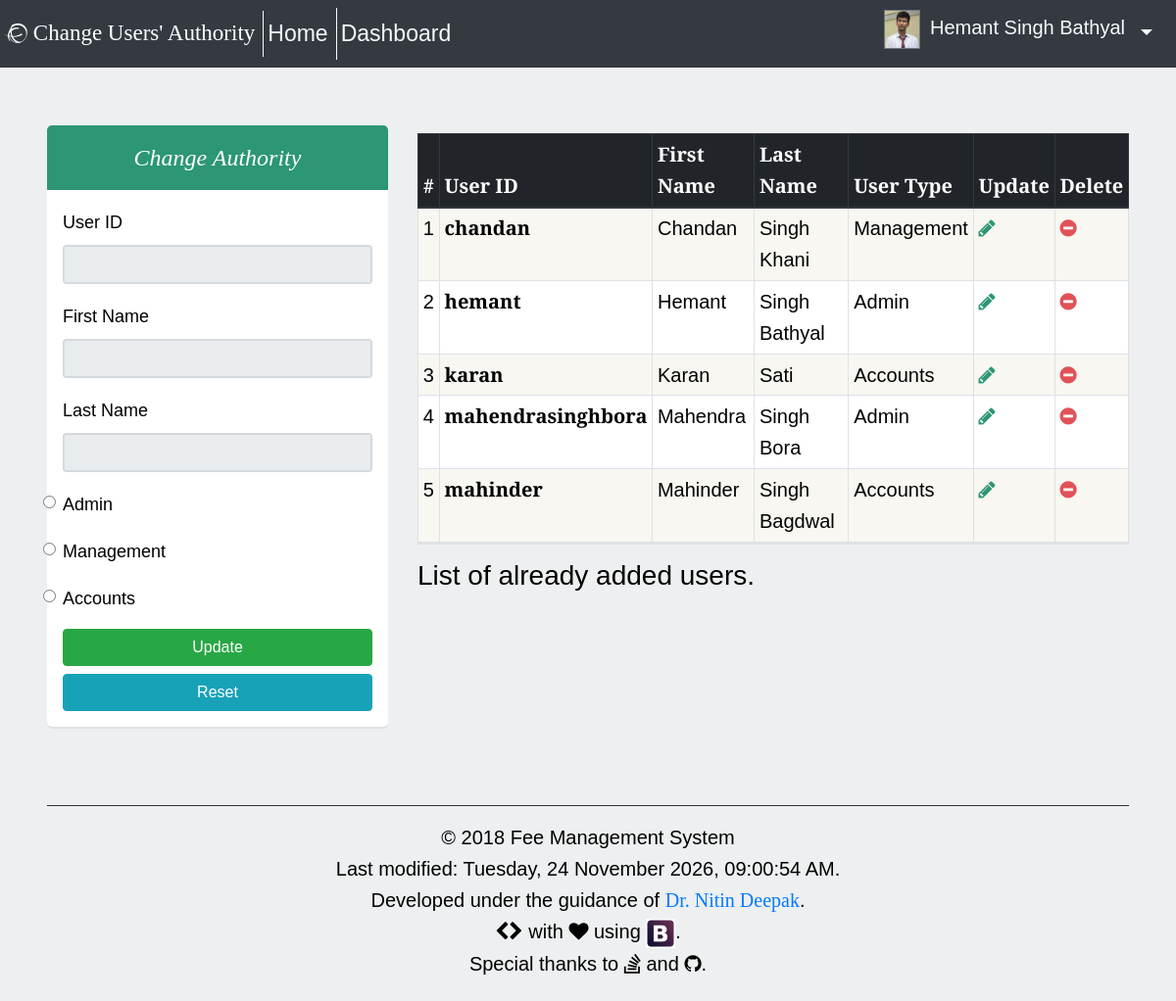
/admin/php/update_users.php (signed in), run on the app's committed database.
### tables this page shows
CREATE TABLE `user_status` (
  `USER_STATUS_ID` int(11) NOT NULL,
  `USER_TYPE` varchar(20) NOT NULL,
  `STATUS` tinyint(1) NOT NULL
);

CREATE TABLE `users` (
  `USER_ID` varchar(50) NOT NULL,
  `FIRST_NAME` varchar(50) NOT NULL,
  `LAST_NAME` varchar(50) DEFAULT NULL,
  `PASSWORD` varchar(20) NOT NULL,
  `USER_STATUS_ID` int(11) NOT NULL,
  `THUMBNAIL` varchar(150) DEFAULT NULL,
  `DATE_` timestamp NOT NULL DEFAULT CURRENT_TIMESTAMP,
  `STATUS` tinyint(1) NOT NULL
);

### admin/php/update_users.php (the view, shortened to what this page needs)
<?php session_start();
if (isset($_SESSION['userid']) && ($_SESSION['userstatus'] == 'ADMIN')) {
	require '../../php/db_config.php';
	$result = $con->query("SELECT * FROM users, user_status WHERE users.USER_STATUS_ID = user_status.USER_STATUS_ID;");
	$resultEdit = $con->query("SELECT * FROM users, user_status WHERE users.USER_STATUS_ID = user_status.USER_STATUS_ID AND USER_ID ='" . $_GET['userId'] . "';");
	$rowEdit = $resultEdit->fetch_assoc();
?>
<!doctype html>
<html lang="en">
	<head>
		<link rel="stylesheet" href="https://maxcdn.bootstrapcdn.com/bootstrap/4.0.0-beta.2/css/bootstrap.min.css">
		<link rel="stylesheet" href="<?php echo my_site_path; ?>/css/main.css" type="text/css">
		<link rel="stylesheet" href="<?php echo my_site_path; ?>/css/font-awesome/css/font-awesome.min.css">
	</head>
	<body>
		<header>
			<?php require '../../templates/navbar.php'; ?>
		</header>
		<div class="container-fluid px-5">
			<div class="row pt-5">
				<div class="col-lg-4 ml-sm-auto mt-3">
					<h3 class="form-banner" style="background-color: #2C9676;">Change Authority</h3>
					<form class="form px-3 py-3" action="../php/change_users.php" method="post">
						<div class="form-group">
							<label for="userID">User ID</label>
							<input type="text" class="form-control" id="userId" name="userId" value="<?php echo $rowEdit['USER_ID']; ?>" readonly>
						</div>
						<div class="form-group">
							<label for="firstName">First Name</label>
							<input type="text" class="form-control" id="firstName" name="firstName" value="<?php echo $rowEdit['FIRST_NAME']; ?>" readonly>
						</div>
						<div class="form-group">
							<label for="lastName">Last Name</label>
							<input type="text" class="form-control" id="lastName" name="lastName" value="<?php echo $rowEdit['LAST_NAME']; ?>" readonly>
						</div>
						<?php $resultUserType = $con->query("SELECT * FROM user_status;"); ?>
						<?php while ($rowUserType = $resultUserType->fetch_assoc()) { ?>
							<div class="form-group">
								<label for="userType" class="form-check-label">
									<input class="form-check-input" type="radio" value="<?php echo $rowUserType['USER_STATUS_ID']; ?>" id="userType" name="userType" required>
									<?php echo ucwords(strtolower($rowUserType['USER_TYPE']));?>
								</label>
							</div>
						<?php } ?>
						<button type="submit" class="btn btn-success btn-block">Update</button>
						<button type="reset" class="btn btn-info btn-block">Reset</button>
					</form>
				</div>
				<div class="col-lg-8 d-none d-sm-block ml-sm-auto mt-2">
					<table class="table table-bordered table-striped mt-3 bg-white table-sm">
						<caption class="lead">List of already added users.</caption>
						<thead class="thead-dark">
							<tr>
								<th scope="col">#</th>
								<th scope="col">User ID</th>
								<th scope="col">First Name</th>
								<th scope="col">Last Name</th>
								<th scope="col">User Type</th>
								<th scope="col">Update</th>
								<th scope="col">Delete</th>
							</tr>
						</thead>
						<tbody>
							<?php $i = 1;    ?>
							<?php while ($row = $result->fetch_assoc()){ ?>
								<?php if ($row['USER_ID'] == $_GET['userId']) { ?>
									<tr class="table-info">
								<?php } else {?>
									<tr>
									<?php } ?>
										<td><?php echo $i++; ?></td>
										<th scope="row"><?php echo $row['USER_ID']; ?></th>
										<td><?php echo $row['FIRST_NAME']; ?></td>
										<td><?php echo $row['LAST_NAME']; ?></td>
										<td><?php echo ucwords(strtolower($row['USER_TYPE'])); ?></td>
										<td><a href="../php/update_users.php?userId=<?php echo $row['USER_ID']; ?>"><i class="fa fa-pencil" aria-hidden="true"></i></a></td>
										<td><a href="../php/delete_users.php?userId=<?php echo $row['USER_ID']; ?>"><i class="fa fa-minus-circle" aria-hidden="true"></i></a></td>
									</tr>
							<?php } ?>
						</tbody>
					</table>
				</div>
			</div>
			<footer>
				<?php require '../../templates/footer.php'; ?>
			</footer>
 		</div>
	</body>
</html>
<?php } else {
	$_SESSION['intruder'] = 'Hey, hang on there! You gotta sign in first.';
	if ((isset($_SESSION['userid'])) && ($_SESSION['userstatus']) != 'ADMIN') {
		$_SESSION['noAuthority'] = "Hello friend, you don't belong here. Try once you're an admin.";
    }
    header("Location: ../../index.php");
}

### css/main.css (style rules this page uses)
body { background-color: #EDEFF0; padding-top: 4rem; font-family: 'Alegreya Sans', Verdana, Tahoma, sans-serif; font-size: 1.25em; line-height: 1.6; margin: 0; color: #000; font-feature-settings: "kern", "liga"; -moz-font-feature-settings: "kern", "liga"; -moz-font-feature-settings: "kern=1", "liga=1"; -ms-font-feature-settings: "kern", "liga"; -o-font-feature-settings: "kern", "liga"; -webkit-font-feature-settings: "kern", "liga"; }
h3 { font-family: 'Alegreya', Georgia, serif; font-weight: normal; font-style: italic; line-height: 1.2; }
.fa-pencil { color: #2C9676; }
.fa-minus-circle { color: #E15258; }
.form-banner { border-radius: 5px 5px 0 0; text-align: center; font-weight: 500; padding: 20px; color: #fff; font-size: 24px; margin-bottom: 0; line-height: 1.1; }
.form { border-radius: 0 0 5px 5px; box-shadow: 0 2px 0 rgba(0,0,0,0.06); background-color: #fff; }
input[type=text] { border: 2px solid #d4d9dd; color: #40484a; background-color: #f9fafa; }
.form label { font-size: 18px; font-weight: 500; color: #000; }
.form button[type=submit] { font-weight: 500; font-size: 16px; }
.form button[type=reset] { font-weight: 500; font-size: 16px; }
.table-striped tbody tr:nth-of-type(odd) { background-color:rgba(246,244,236,.75); }
.table { box-shadow: 0 2px 0 rgba(0,0,0,0.06); }
.table caption { font-size: 28px; color: #000; }

### data on the page
user_status: USER_TYPE "Admin"
user_status: USER_TYPE "Management"
user_status: USER_TYPE "Accounts"
users: USER_ID "chandan", FIRST_NAME "Chandan", LAST_NAME "Singh Khani", USER_STATUS_ID.USER_TYPE "Management"
users: USER_ID "hemant", FIRST_NAME "Hemant", LAST_NAME "Singh Bathyal", USER_STATUS_ID.USER_TYPE "Admin"
users: USER_ID "karan", FIRST_NAME "Karan", LAST_NAME "Sati", USER_STATUS_ID.USER_TYPE "Accounts"
users: USER_ID "mahendrasinghbora", FIRST_NAME "Mahendra", LAST_NAME "Singh Bora", USER_STATUS_ID.USER_TYPE "Admin"
users: USER_ID "mahinder", FIRST_NAME "Mahinder", LAST_NAME "Singh Bagdwal", USER_STATUS_ID.USER_TYPE "Accounts"

### other printed values
$navBrand "Change Users' Authority"
$_SESSION['username'] "Hemant Singh Bathyal"
$lastModified "Tuesday, 24 November 2026, 09:00:54 AM"
